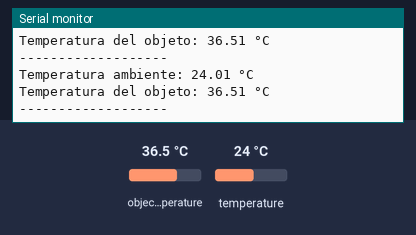
This sketch was run on a simulated Arduino Uno, built with avr-gcc and run on an emulated ATmega328P. On the bench: the last lines printed to the serial monitor. Inputs (shaded band) come from the test bench; at power-on: object temperature 36.5 °C, temperature 24 °C.

Above: at 1.8 s.
1.9 s: object temperature set to 20 °C
At 2.9 s:
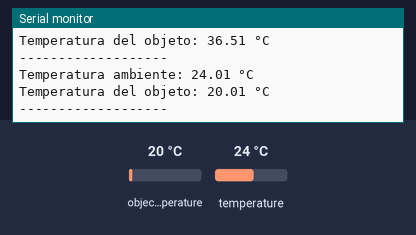
3.4 s: temperature set to 12 °C
At 4.5 s:
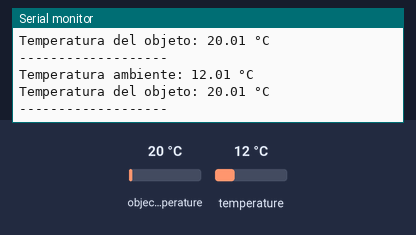
4.9 s: object temperature set to 26 °C
At 6.0 s:
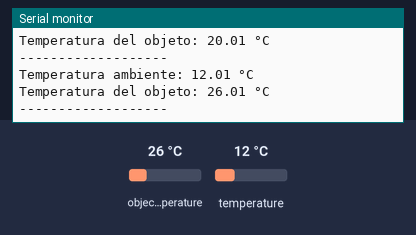
Timing chart, 0 to 7.9 s (numbered marks = the images above; inputs shaded):
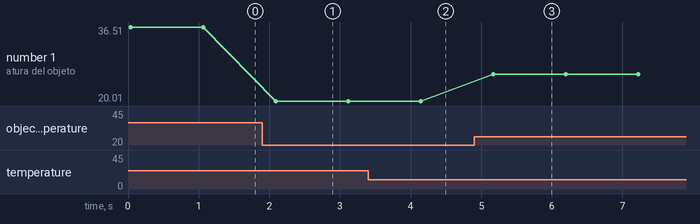

Measured:
- after the input at 1.9 s, the serial monitor: prints a new line after 0.19 s (image 1)
- after the input at 3.4 s, the serial monitor: prints a new line after 0.71 s (image 2)
- after the input at 4.9 s, the serial monitor: prints a new line after 0.27 s (image 3)
- plotted number 1: 36.51 → 20.01 after the input at 1.9 s, 20.01 → 26.01 after the input at 4.9 s

The sketch:

termometro.ino
```cpp
#include <Wire.h>
#include <Adafruit_MLX90614.h>

Adafruit_MLX90614 mlx = Adafruit_MLX90614();

void setup() {
  Serial.begin(9600);

  mlx.begin();
}

void loop() {

  float temperaturaAmbiente = mlx.readAmbientTempC();

  float temperaturaObjeto = mlx.readObjectTempC();


  Serial.print("Temperatura ambiente: ");
  Serial.print(temperaturaAmbiente);
  Serial.println(" °C");


  Serial.print("Temperatura del objeto: ");
  Serial.print(temperaturaObjeto);
  Serial.println(" °C");


  Serial.println("-------------------");

  delay(1000);
}
```
